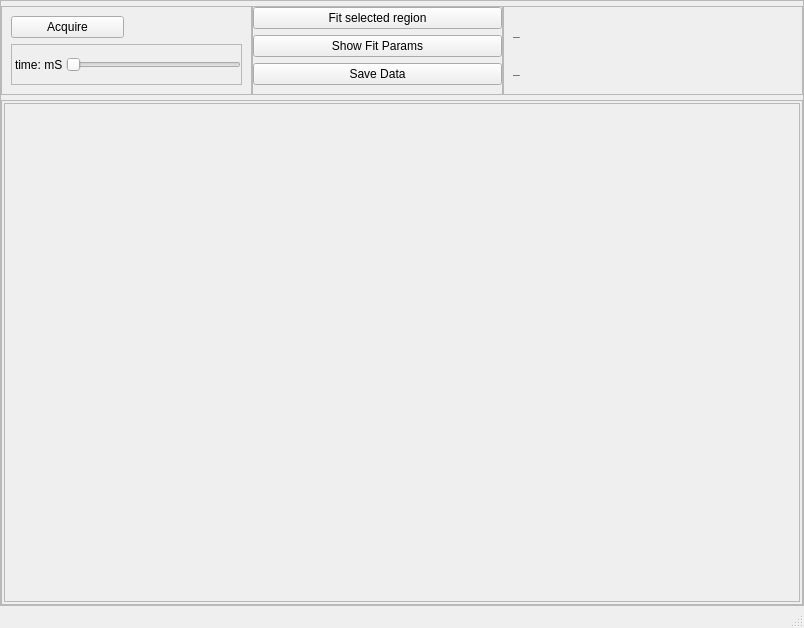
<?xml version="1.0" encoding="UTF-8"?>
<ui version="4.0">
 <class>MainWindow</class>
 <widget class="QMainWindow" name="MainWindow">
  <property name="geometry">
   <rect>
    <x>0</x>
    <y>0</y>
    <width>804</width>
    <height>628</height>
   </rect>
  </property>
  <property name="windowTitle">
   <string>MainWindow</string>
  </property>
  <widget class="QWidget" name="centralwidget">
   <layout class="QGridLayout" name="gridLayout_3">
    <property name="margin">
     <number>0</number>
    </property>
    <item row="0" column="0">
     <widget class="QFrame" name="widgetFrameOuter">
      <property name="sizePolicy">
       <sizepolicy hsizetype="Preferred" vsizetype="Preferred">
        <horstretch>0</horstretch>
        <verstretch>0</verstretch>
       </sizepolicy>
      </property>
      <property name="styleSheet">
       <string notr="true"/>
      </property>
      <property name="frameShape">
       <enum>QFrame::StyledPanel</enum>
      </property>
      <property name="frameShadow">
       <enum>QFrame::Raised</enum>
      </property>
      <property name="class" stdset="0">
       <string>PeripheralCollection</string>
      </property>
      <layout class="QVBoxLayout" name="verticalLayout_3">
       <property name="spacing">
        <number>5</number>
       </property>
       <property name="leftMargin">
        <number>0</number>
       </property>
       <property name="topMargin">
        <number>5</number>
       </property>
       <property name="rightMargin">
        <number>0</number>
       </property>
       <property name="bottomMargin">
        <number>0</number>
       </property>
       <item>
        <widget class="QFrame" name="frame">
         <property name="sizePolicy">
          <sizepolicy hsizetype="Preferred" vsizetype="Preferred">
           <horstretch>0</horstretch>
           <verstretch>0</verstretch>
          </sizepolicy>
         </property>
         <property name="minimumSize">
          <size>
           <width>0</width>
           <height>80</height>
          </size>
         </property>
         <property name="frameShape">
          <enum>QFrame::NoFrame</enum>
         </property>
         <property name="frameShadow">
          <enum>QFrame::Raised</enum>
         </property>
         <property name="class" stdset="0">
          <string>PeripheralCollectionInner</string>
         </property>
         <layout class="QHBoxLayout" name="horizontalLayout">
          <property name="spacing">
           <number>0</number>
          </property>
          <property name="margin">
           <number>0</number>
          </property>
          <item>
           <widget class="QFrame" name="frame_3">
            <property name="frameShape">
             <enum>QFrame::StyledPanel</enum>
            </property>
            <property name="frameShadow">
             <enum>QFrame::Raised</enum>
            </property>
            <layout class="QGridLayout" name="gridLayout">
             <item row="1" column="0" colspan="2">
              <widget class="QFrame" name="frame_6">
               <property name="frameShape">
                <enum>QFrame::StyledPanel</enum>
               </property>
               <property name="frameShadow">
                <enum>QFrame::Raised</enum>
               </property>
               <layout class="QHBoxLayout" name="horizontalLayout_2">
                <property name="spacing">
                 <number>3</number>
                </property>
                <property name="leftMargin">
                 <number>3</number>
                </property>
                <property name="topMargin">
                 <number>0</number>
                </property>
                <property name="rightMargin">
                 <number>0</number>
                </property>
                <property name="bottomMargin">
                 <number>0</number>
                </property>
                <item>
                 <widget class="QLabel" name="tgLabel">
                  <property name="text">
                   <string>time: mS</string>
                  </property>
                 </widget>
                </item>
                <item>
                 <widget class="QSlider" name="horizontalSlider">
                  <property name="maximum">
                   <number>9</number>
                  </property>
                  <property name="pageStep">
                   <number>1</number>
                  </property>
                  <property name="orientation">
                   <enum>Qt::Horizontal</enum>
                  </property>
                 </widget>
                </item>
               </layout>
              </widget>
             </item>
             <item row="0" column="0">
              <widget class="QPushButton" name="pushButton_4">
               <property name="text">
                <string>Acquire</string>
               </property>
              </widget>
             </item>
            </layout>
           </widget>
          </item>
          <item>
           <widget class="QFrame" name="frame_5">
            <property name="frameShape">
             <enum>QFrame::StyledPanel</enum>
            </property>
            <property name="frameShadow">
             <enum>QFrame::Raised</enum>
            </property>
            <layout class="QVBoxLayout" name="verticalLayout_4">
             <property name="leftMargin">
              <number>0</number>
             </property>
             <property name="topMargin">
              <number>0</number>
             </property>
             <property name="rightMargin">
              <number>0</number>
             </property>
             <item>
              <widget class="QPushButton" name="pushButton_5">
               <property name="text">
                <string>Fit selected region</string>
               </property>
              </widget>
             </item>
             <item>
              <widget class="QPushButton" name="pushButton_6">
               <property name="text">
                <string>Show Fit Params</string>
               </property>
              </widget>
             </item>
             <item>
              <widget class="QPushButton" name="pushButton_7">
               <property name="text">
                <string>Save Data</string>
               </property>
              </widget>
             </item>
            </layout>
           </widget>
          </item>
          <item>
           <widget class="QFrame" name="frame_4">
            <property name="minimumSize">
             <size>
              <width>300</width>
              <height>0</height>
             </size>
            </property>
            <property name="frameShape">
             <enum>QFrame::StyledPanel</enum>
            </property>
            <property name="frameShadow">
             <enum>QFrame::Raised</enum>
            </property>
            <layout class="QVBoxLayout" name="verticalLayout_2">
             <item>
              <widget class="QLabel" name="msg">
               <property name="font">
                <font>
                 <weight>75</weight>
                 <bold>true</bold>
                </font>
               </property>
               <property name="text">
                <string>_</string>
               </property>
              </widget>
             </item>
             <item>
              <widget class="QLabel" name="CLabel">
               <property name="font">
                <font>
                 <weight>75</weight>
                 <bold>true</bold>
                </font>
               </property>
               <property name="text">
                <string>_</string>
               </property>
              </widget>
             </item>
            </layout>
           </widget>
          </item>
         </layout>
        </widget>
       </item>
       <item>
        <widget class="QFrame" name="frame_2">
         <property name="sizePolicy">
          <sizepolicy hsizetype="Preferred" vsizetype="Preferred">
           <horstretch>0</horstretch>
           <verstretch>0</verstretch>
          </sizepolicy>
         </property>
         <property name="minimumSize">
          <size>
           <width>0</width>
           <height>50</height>
          </size>
         </property>
         <property name="frameShape">
          <enum>QFrame::StyledPanel</enum>
         </property>
         <property name="frameShadow">
          <enum>QFrame::Raised</enum>
         </property>
         <property name="class" stdset="0">
          <string>PeripheralCollectionInner</string>
         </property>
         <layout class="QGridLayout" name="gridLayout_2">
          <property name="horizontalSpacing">
           <number>2</number>
          </property>
          <property name="margin">
           <number>2</number>
          </property>
          <item row="0" column="0">
           <widget class="QScrollArea" name="scrollArea">
            <property name="widgetResizable">
             <bool>true</bool>
            </property>
            <widget class="QWidget" name="scrollAreaWidgetContents">
             <property name="geometry">
              <rect>
               <x>0</x>
               <y>0</y>
               <width>794</width>
               <height>457</height>
              </rect>
             </property>
             <layout class="QGridLayout" name="gridLayout_4">
              <property name="margin">
               <number>2</number>
              </property>
              <property name="spacing">
               <number>2</number>
              </property>
              <item row="0" column="0">
               <layout class="QGridLayout" name="plot_area"/>
              </item>
             </layout>
            </widget>
           </widget>
          </item>
         </layout>
        </widget>
       </item>
      </layout>
     </widget>
    </item>
   </layout>
  </widget>
  <widget class="QMenuBar" name="menubar">
   <property name="geometry">
    <rect>
     <x>0</x>
     <y>0</y>
     <width>804</width>
     <height>25</height>
    </rect>
   </property>
  </widget>
  <widget class="QStatusBar" name="statusbar"/>
 </widget>
 <resources/>
 <connections>
  <connection>
   <sender>pushButton_5</sender>
   <signal>clicked()</signal>
   <receiver>MainWindow</receiver>
   <slot>fit()</slot>
   <hints>
    <hint type="sourcelabel">
     <x>501</x>
     <y>58</y>
    </hint>
    <hint type="destinationlabel">
     <x>293</x>
     <y>-9</y>
    </hint>
   </hints>
  </connection>
  <connection>
   <sender>pushButton_6</sender>
   <signal>clicked()</signal>
   <receiver>MainWindow</receiver>
   <slot>showData()</slot>
   <hints>
    <hint type="sourcelabel">
     <x>501</x>
     <y>91</y>
    </hint>
    <hint type="destinationlabel">
     <x>340</x>
     <y>-10</y>
    </hint>
   </hints>
  </connection>
  <connection>
   <sender>horizontalSlider</sender>
   <signal>valueChanged(int)</signal>
   <receiver>MainWindow</receiver>
   <slot>setTimebase(int)</slot>
   <hints>
    <hint type="sourcelabel">
     <x>240</x>
     <y>113</y>
    </hint>
    <hint type="destinationlabel">
     <x>229</x>
     <y>-9</y>
    </hint>
   </hints>
  </connection>
  <connection>
   <sender>pushButton_7</sender>
   <signal>clicked()</signal>
   <receiver>MainWindow</receiver>
   <slot>saveData()</slot>
   <hints>
    <hint type="sourcelabel">
     <x>436</x>
     <y>100</y>
    </hint>
    <hint type="destinationlabel">
     <x>453</x>
     <y>-14</y>
    </hint>
   </hints>
  </connection>
  <connection>
   <sender>pushButton_4</sender>
   <signal>clicked()</signal>
   <receiver>MainWindow</receiver>
   <slot>run()</slot>
   <hints>
    <hint type="sourcelabel">
     <x>77</x>
     <y>51</y>
    </hint>
    <hint type="destinationlabel">
     <x>-34</x>
     <y>58</y>
    </hint>
   </hints>
  </connection>
 </connections>
 <slots>
  <slot>delete_curve()</slot>
  <slot>fit()</slot>
  <slot>showData()</slot>
  <slot>setTimebase(int)</slot>
  <slot>saveData()</slot>
  <slot>ZeroToFive()</slot>
  <slot>FiveToZero()</slot>
  <slot>run()</slot>
 </slots>
</ui>
